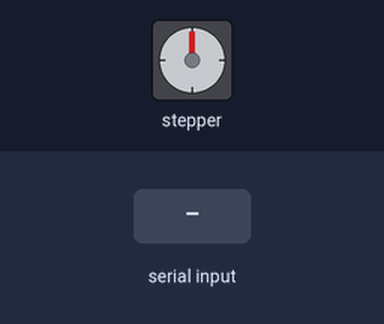
The sketch below on a simulated Arduino Uno, built with avr-gcc and run on an emulated ATmega328P. Parts: stepper motor. The test bench sets the inputs (shaded band). Stepper angles assume 200 steps per turn.

Above: at 1.2 s.
1.3 s: "U:45\n" received over Serial
At 1.45 s:
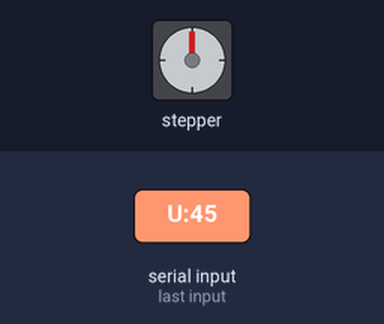
At 2.2 s:
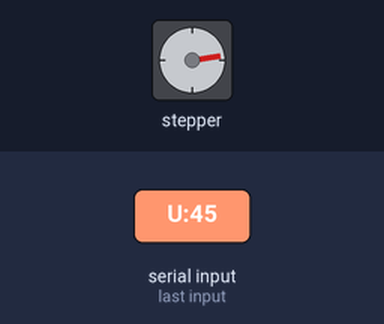
4.8 s: byte 68 ('D') received over Serial
At 4.95 s:
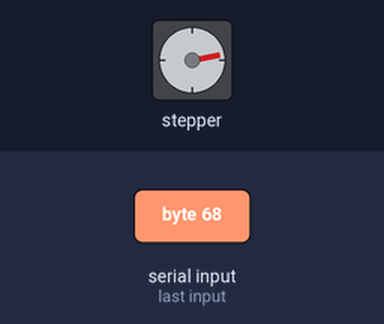
Timing chart, 0 to 7.8 s (numbered marks = the images above; inputs shaded):
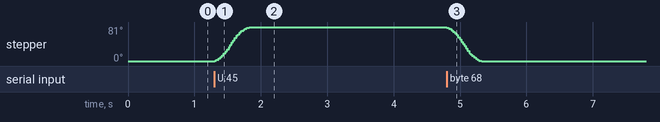

The sketch:

linear_guide_2.ino
```cpp
// Script to test motor control of all motors over serial
// 2024-03-12
//
// NDE URAs ->
// Joshua Taylor
// Jimmy Huang
// Anthony Wong

#include <AccelStepper.h>

//
// CONSTANT DEFINITIONS
//
#define SERIAL_STALL 10 //ms

//
// PIN NUMBERS
//
#define X1_PUL 5
#define X1_DIR 6
#define encoderA 18
#define encoderB 17

//
// DRIVER OBJECTS
//
// Define a stepper and the pins it will use
// 1 or AccelStepper::DRIVER means a stepper driver (with Step and Direction pins)
AccelStepper x1_stepper(AccelStepper::DRIVER, X1_PUL, X1_DIR);

//
// GLOBAL MESSGAGE VARIABLES
//
char CMD;
long PARAM1;


void setup()
{
  // Set the control input rate
  Serial.begin(9600);

  // Set the speeds for each motor
  x1_stepper.setMaxSpeed(1000.0);
  x1_stepper.setAcceleration(500.0);
  pinMode(encoderA, INPUT);
  pinMode(encoderB, INPUT);
}

void loop()
{
  // This actually moves the stepper motor
  x1_stepper.run();

  // Print Encoder A signal
  // Serial.println(digitalRead(encoderA));

  // Check if we have a message from the PC
  if (Serial.available())
  {
    char in = Serial.read();

    if (in == '?')
    {
      Serial.print("X1@");
      Serial.print(x1_stepper.currentPosition());
      Serial.print('\n');
    }
    // moveTo command sets the target, then waits for the run command to do the steps

    // Move z-axis up or down
    else if (in == 'U')
    {
      if (getCommand())
      {
        if (CMD == ':')
        {
          x1_stepper.moveTo(PARAM1);
        }
        else if (CMD == '+')
        {
          x1_stepper.move(PARAM1);
        }
        else if (CMD == '-')
        {
          x1_stepper.move(PARAM1);
        }
      }
      //x1_stepper.moveTo(5000);
    }
    else if (in == 'D')
    {
      x1_stepper.moveTo(0);
    }
    // Move any other axis on the system
  }
}

// Wait for message from PC or timeout
bool waitForSerial()
{
  unsigned long start = millis();

  // Stall for SERIAL_STALL milliseconds
  while (millis() - start < SERIAL_STALL && !Serial.available()) ;

  return Serial.available();
}

// Get standard command from PC or timeout
bool getCommand()
{
  // Wait for next byte
  if (waitForSerial())
  {
    CMD = Serial.read();

    // Where query
    if (CMD == '?')
    {
      return true;
    }
    // Absolute position, relative position
    else if (CMD == ':' || CMD == '+'  || CMD == '-')
    {
      char in = '\0';
      PARAM1 = 0;

      // Get the integer that follows
      while (waitForSerial())
      {
        in = Serial.read();

        // End of message
        if (in == '\n' || in == ',')
        {
          break;
        }
        // Got a digit
        else if (in >= '0' && in <= '9')
        {
          PARAM1 *= 10;
          PARAM1 += (in - '0');
        }
        // Invalid character
        else
        {
          return false;
        }
      }

      // Make sure the message was successful
      if (in == '\n' || in == ',')
      {
        if (CMD == '-')
        {
          PARAM1 = -PARAM1;
        }
        return true;
      }
    }
  }

  return false;
}
```

Measured:
- after the input at 1.3 s, stepper: turns 81° clockwise in 0.52 s, starting at once
- after the input at 4.8 s, stepper: turns 81° counter-clockwise in 0.53 s, starting at once
